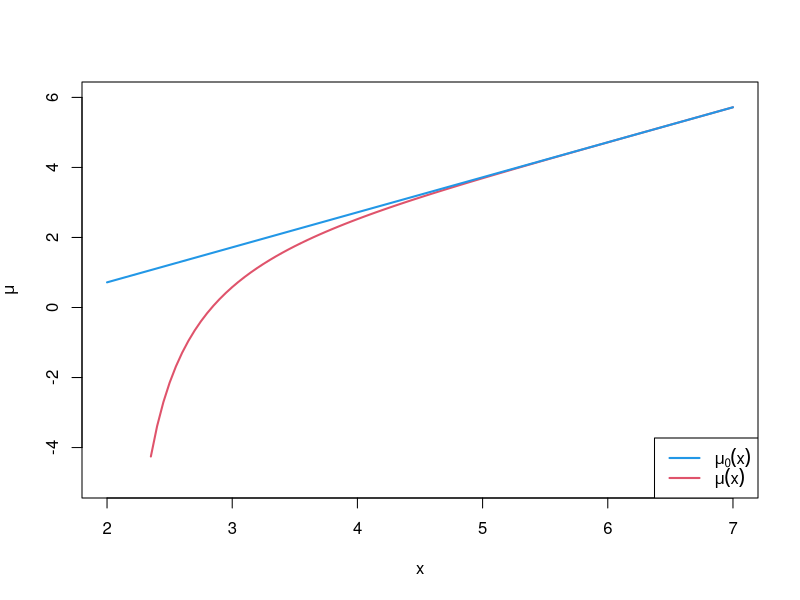
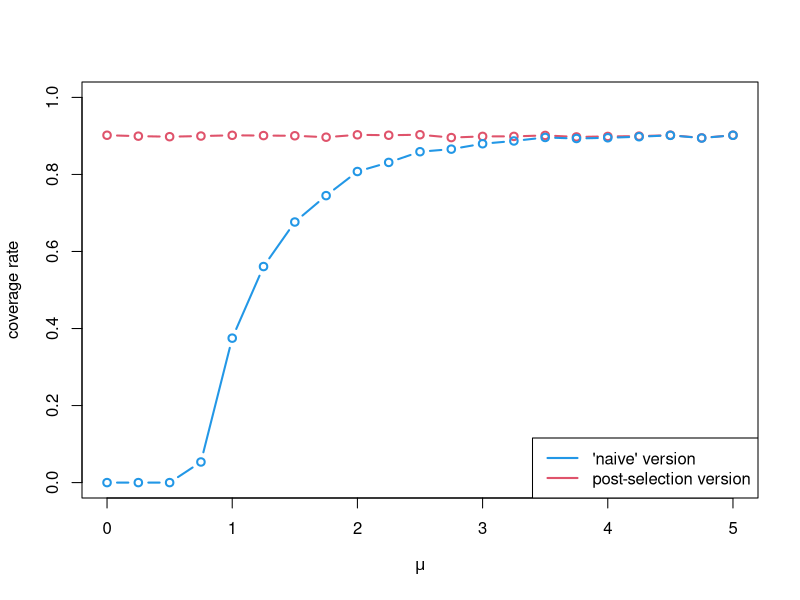

Write the R code that produced these figures, in order.
## ---- chunk 1
# functions
mu0 = function(x,sigma,alpha){ x - sigma*qnorm(1-alpha) }

x_mu = function(mu,sigma,alpha,tau){
    mu + sigma*qnorm(1-alpha+alpha*pnorm((tau-mu)/sigma)) }

f_mu = function(mu,sigma,alpha,tau,x){
    mu + sigma*qnorm(1-alpha+alpha*pnorm((tau-mu)/sigma)) - x }

muu = function(xx,sigma,alpha,tau){
    x_lower = x_mu(-5,sigma,alpha,tau)
    mu = rep(-Inf,length(xx))
    for (i in 1:length(xx)){
        if(xx[i] > x_lower){mu[i] = uniroot(f=f_mu, interval=c(-5,20), 
                                    x=xx[i], sigma=sigma, alpha=alpha, tau=tau)}
    }
    return(unlist(mu))
}

# calculations
sigma = 1
alpha = 0.1
tau = 2
xx = seq(tau,7,0.05)  # x >= tau = 2, the samples that we are interested in
mu0_xx = mu0(xx,sigma,alpha)
muu_xx = muu(xx,sigma,alpha,tau)
## ---- chunk 2
# plot
plot(xx,muu_xx,ylim=c(-5,6),xlab="x",ylab=expression(mu),type="l",col=2,lwd=2)
lines(xx,mu0_xx,type="l",col=4,lwd=2)
legend("bottomright",legend=c(expression(mu[0](x)),expression(mu(x))), 
       lty=1, lwd=2, col=c(4,2))
## ---- chunk 3
mu = seq(0,5,0.25)
cov_rate_mu0 = cov_rate_muu = rep(NA,length(mu))
for (i in 1:length(mu)) {
    # generate 10000 samples with x >= tau = 2
    xx = NULL
    while(length(xx)<10000) {
        x = rnorm(1,mu[i],sigma)
        if(x>=tau) {xx=c(xx,x)}
    }
    
    # calculate the coverage rate
    mu0_xx = mu0(xx,sigma,alpha)
    muu_xx = muu(xx,sigma,alpha,tau)
    cov_rate_mu0[i] = mean(mu[i] >= mu0_xx)
    cov_rate_muu[i] = mean(mu[i] >= muu_xx)
}
## ---- chunk 4
# plot
plot(mu,cov_rate_muu,ylim=c(0,1),type="b",col=2,lwd=2,
     xlab=expression(mu),ylab="coverage rate")
lines(mu,cov_rate_mu0,type="b",col=4,lwd=2)
legend("bottomright",legend=c("'naive' version","post-selection version"), 
       lty=1, lwd=2, col=c(4,2))
